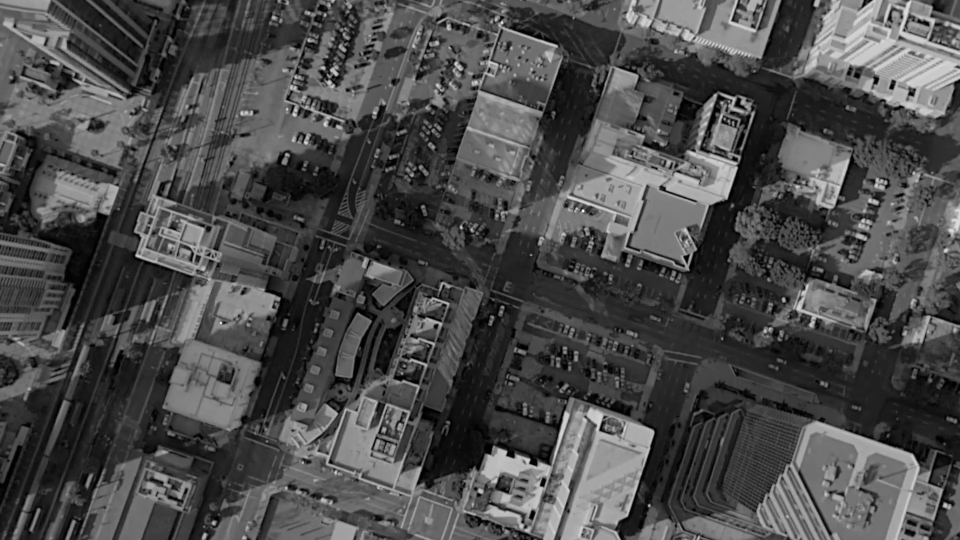
#> input picture frame 12 of 854336-hd_1920_1080_24fps (1).mp4, 1920 x 1080 px, given in place of sample.mp4, which was not available (shown at 1/2 size)
$ jupyter execute 'Mapping (1).ipynb'
#> lines starting #> are read from the running program, lines starting #| are printed output that depends on the picture; pictures that were not available may be replaced by others from this repository, and a replacement may not be noted
[cell 1]
import cv2
import os

def extract_frames(video_path, output_path, frame_interval):
#> called with video_path = 'sample.mp4', output_path = 'frames', frame_interval = 5
    video = cv2.VideoCapture(video_path)
    frame_count = 0

    if not os.path.exists(output_path):
        os.makedirs(output_path)

    while True:
        success, frame = video.read()
#> frame is the input picture: shape (1080, 1920, 3); mean B, G, R 74.9, 74.9, 74.9

        if not success:
            break

        if frame_count % frame_interval == 0:
            output_file = f"{output_path}/frame_{frame_count}.jpg"
            # Save the frame with high quality (100 for max quality)
            cv2.imwrite(output_file, frame, [cv2.IMWRITE_JPEG_QUALITY, 100])

        frame_count += 1

        for _ in range(frame_interval - 1):
            video.read()
#> this loop made 4 passes
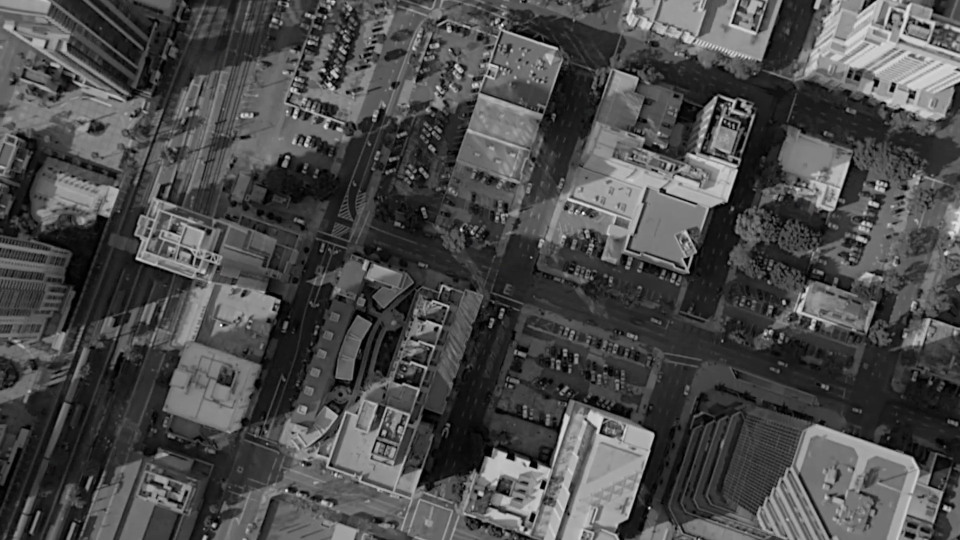
#> input picture frame 13 of 854336-hd_1920_1080_24fps (1).mp4, 1920 x 1080 px, given in place of sample.mp4, which was not available (shown at 1/2 size)
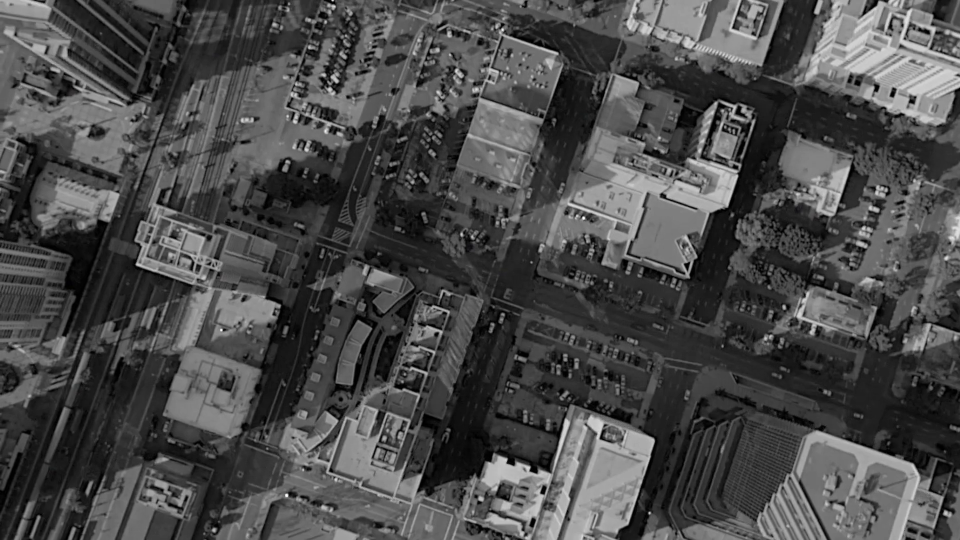
#> input picture frame 14 of 854336-hd_1920_1080_24fps (1).mp4, 1920 x 1080 px, given in place of sample.mp4, which was not available (shown at 1/2 size)

    video.release()

video_path = "sample.mp4"
output_path = "frames"
frame_interval = 5
extract_frames(video_path, output_path, frame_interval)

$ run again, starting later in the video
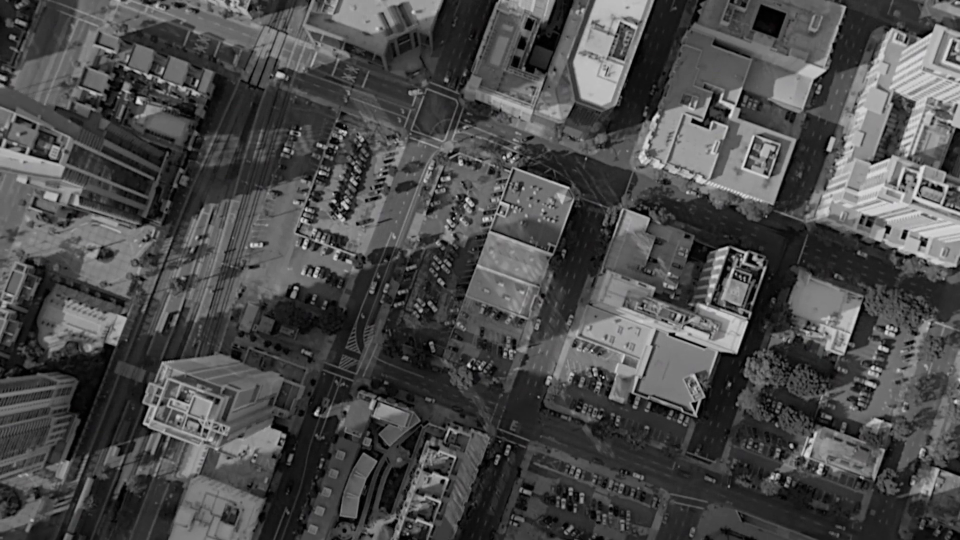
#> input picture frame 57 of 854336-hd_1920_1080_24fps (1).mp4, 1920 x 1080 px, given in place of sample.mp4, which was not available (shown at 1/2 size)
#> in extract_frames, frame is the input picture: shape (1080, 1920, 3); mean B, G, R 75.2, 75.2, 75.2
#> the loop in extract_frames, `for _ in range(frame_interval - 1):` made 4 passes
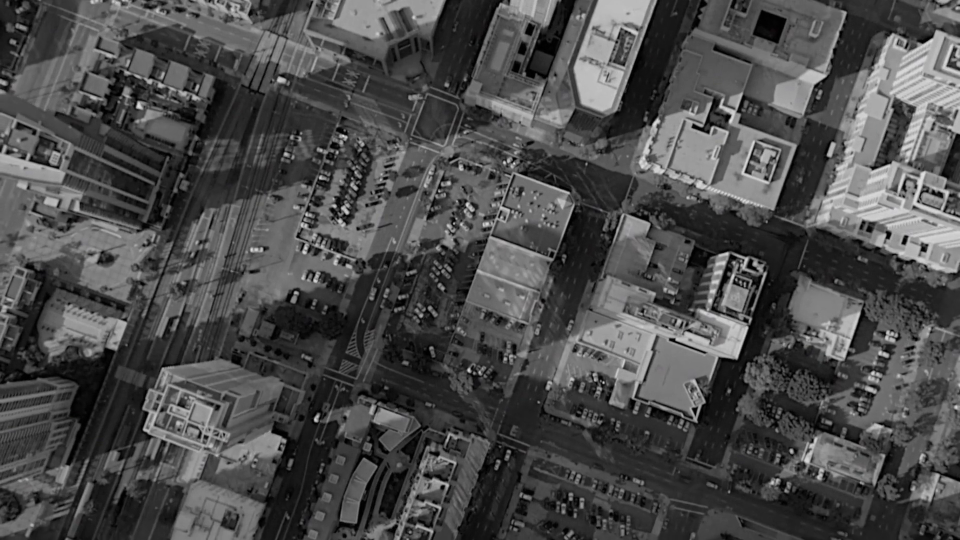
#> input picture frame 58 of 854336-hd_1920_1080_24fps (1).mp4, 1920 x 1080 px, given in place of sample.mp4, which was not available (shown at 1/2 size)
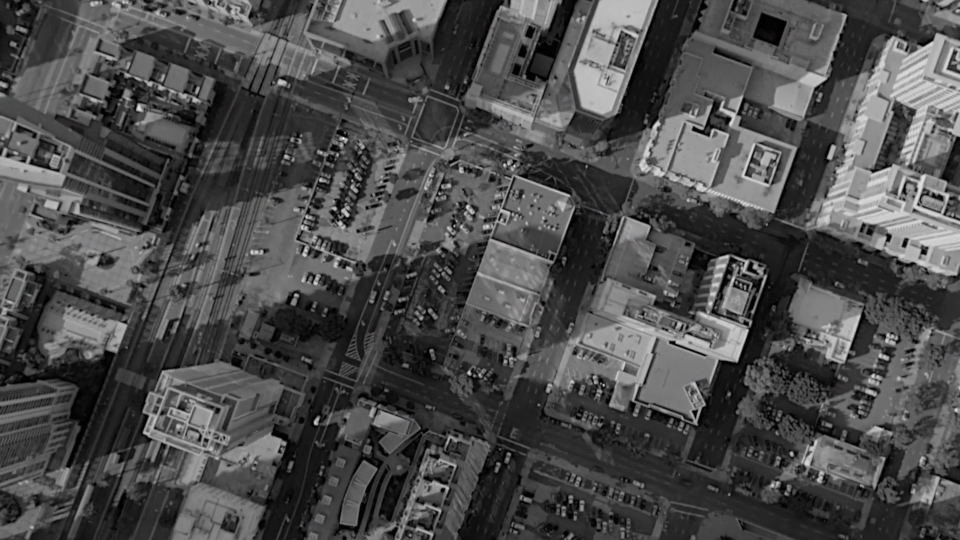
#> input picture frame 59 of 854336-hd_1920_1080_24fps (1).mp4, 1920 x 1080 px, given in place of sample.mp4, which was not available (shown at 1/2 size)

$ run again, starting later in the video
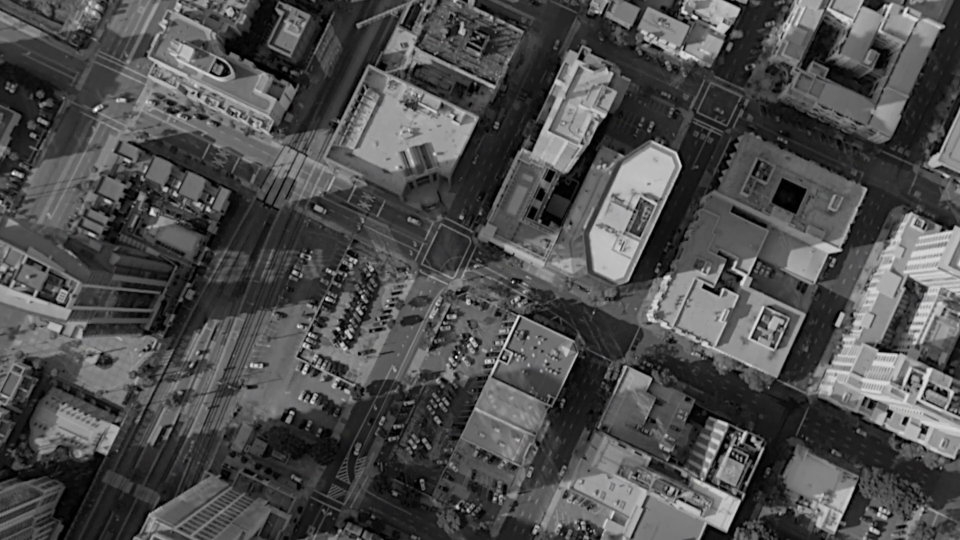
#> input picture frame 101 of 854336-hd_1920_1080_24fps (1).mp4, 1920 x 1080 px, given in place of sample.mp4, which was not available (shown at 1/2 size)
#> in extract_frames, frame is the input picture: shape (1080, 1920, 3); mean B, G, R 77.7, 77.7, 77.7
#> the loop in extract_frames, `for _ in range(frame_interval - 1):` made 4 passes
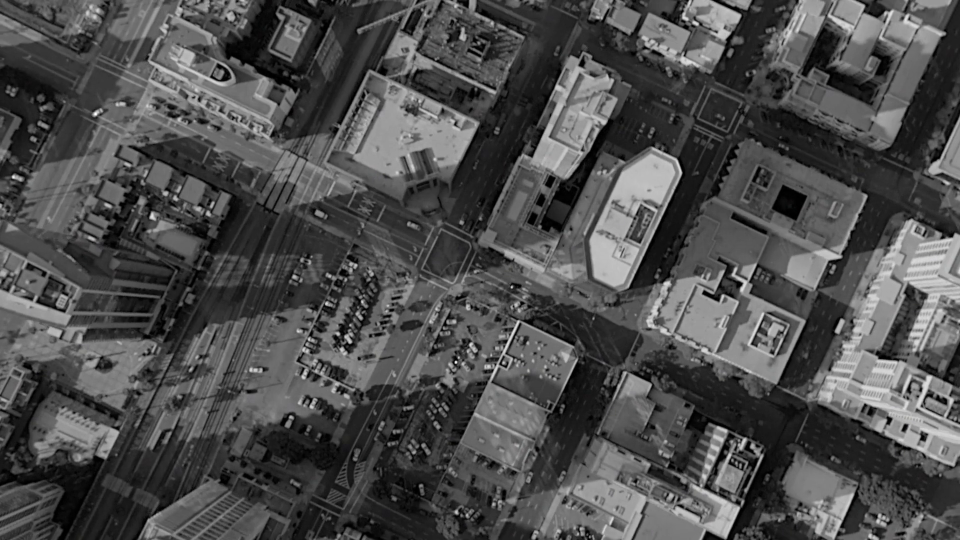
#> input picture frame 102 of 854336-hd_1920_1080_24fps (1).mp4, 1920 x 1080 px, given in place of sample.mp4, which was not available (shown at 1/2 size)
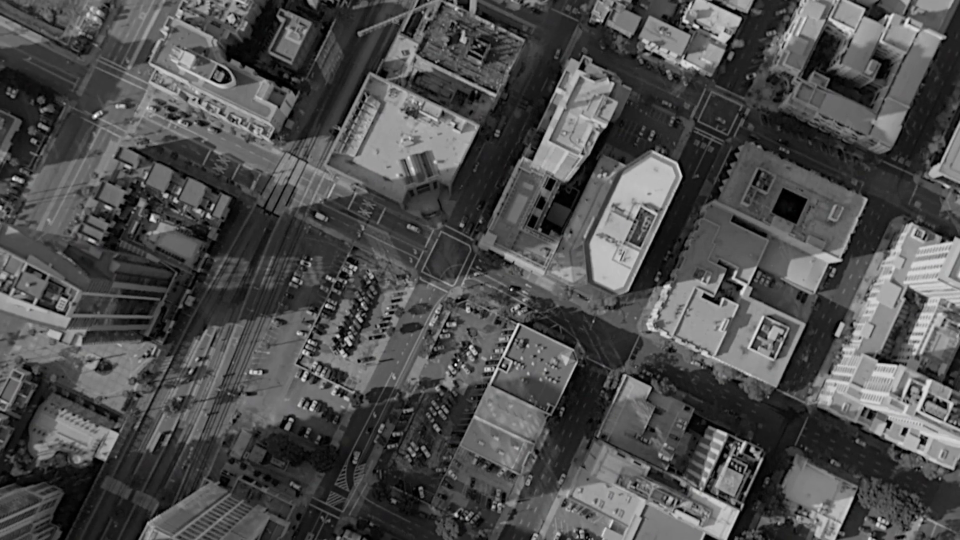
#> input picture frame 103 of 854336-hd_1920_1080_24fps (1).mp4, 1920 x 1080 px, given in place of sample.mp4, which was not available (shown at 1/2 size)
